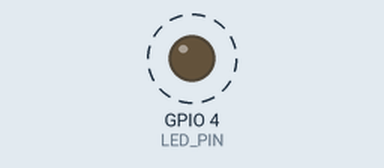
Recording of a sketch running on a simulated ESP32. Shown: output pins drawn as LEDs (lit = HIGH). Dashed ring = blinking. WiFi joins after 1.5 s; servers stay silent unless stated.

Above: at 2.1 s.
Timing chart, 0 to 6.2 s (numbered marks = the images above):
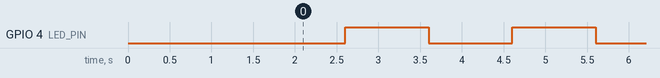

The sketch:

BarebonesESP32.ino
```cpp
#include <WiFi.h>
#include <ArduinoOTA.h>


#define STASSID "Ahmads"
#define STAPSK  "Xg#609590"

#define LED_PIN    4

long lastTimeBlink = -1;

void setup() {

  pinMode(LED_PIN, OUTPUT);

  WiFi.mode(WIFI_STA);
//  WiFi.setSleepMode(WIFI_NONE_SLEEP);
  WiFi.setAutoReconnect(true);
  WiFi.persistent(true);
  WiFi.begin(STASSID, STAPSK);

  while (WiFi.status() != WL_CONNECTED) {
    delay(200);                             // wait for 0.2 second
  }

  // Port defaults to 8266
  ArduinoOTA.setPort(8266);

  ArduinoOTA.setHostname("BarebonesESP32");

  ArduinoOTA.onStart([]() {
    String type;
    if (ArduinoOTA.getCommand() == U_FLASH) {
      type = "sketch";
    } else { // U_FS
      type = "filesystem";
    }
  });

  ArduinoOTA.begin();
  lastTimeBlink = millis();
}

// the loop function runs over and over again forever
void loop() {
  if(millis() - lastTimeBlink > 1000) {

    if(digitalRead(LED_PIN) == LOW) {
      digitalWrite(LED_PIN, HIGH);
    } else {
      digitalWrite(LED_PIN, LOW);
    }
    lastTimeBlink = millis();
  }

  // Handle the OTA Functionality
  ArduinoOTA.handle();
}
```

Measured:
- by itself, GPIO 4 (LED_PIN): alternates HIGH for 1.0 s and LOW for 1.0 s
